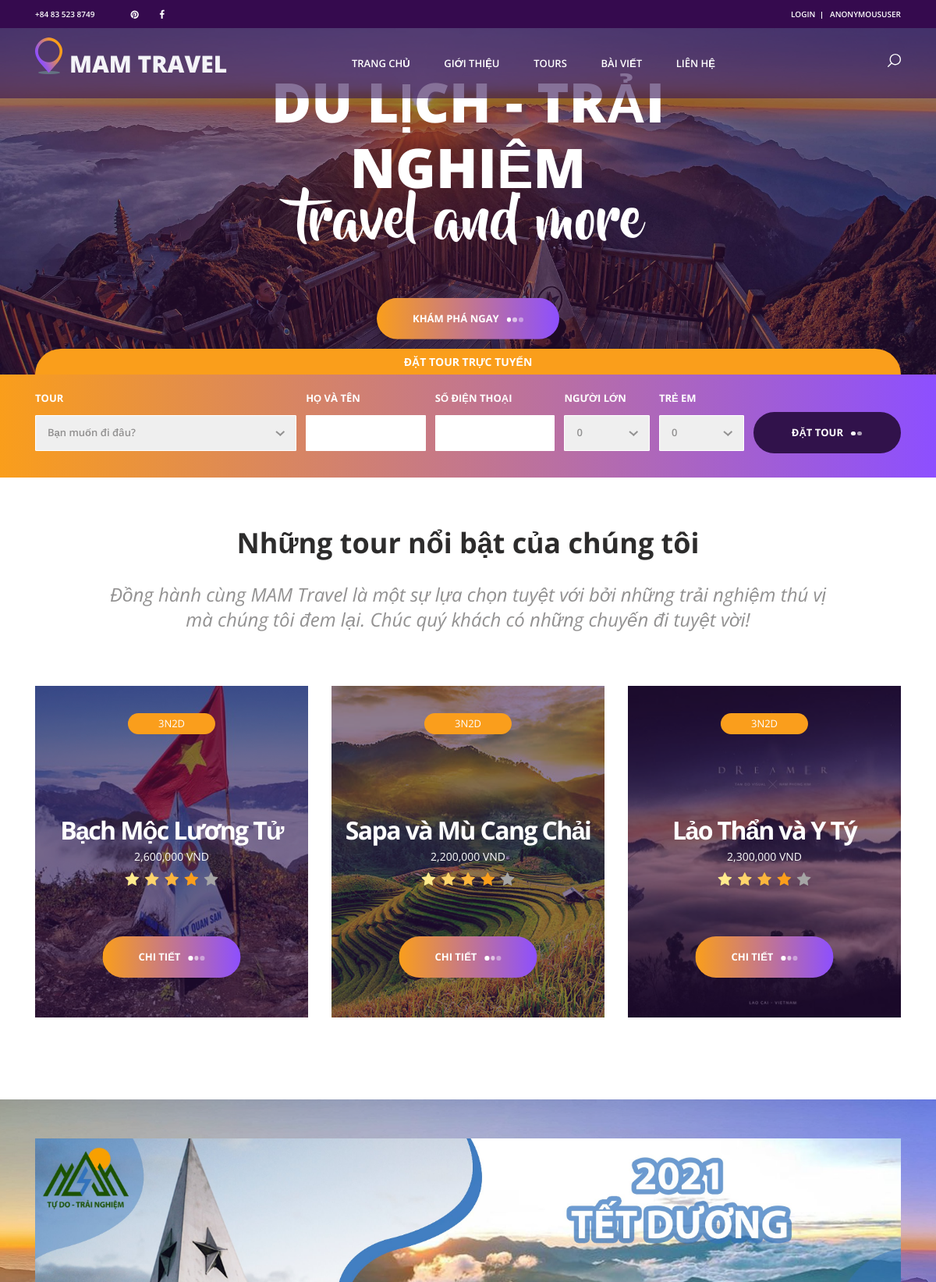
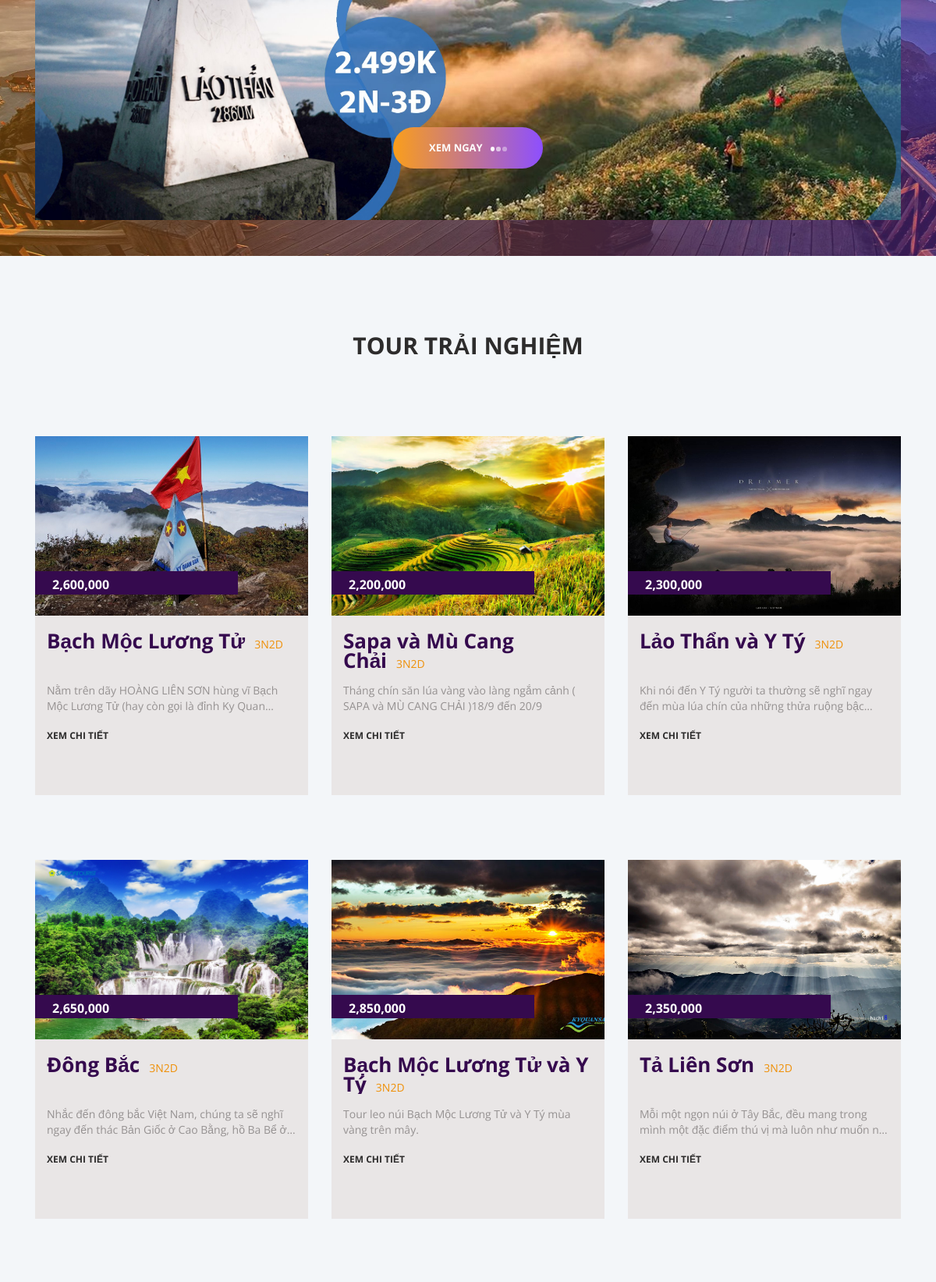
The page / (upper part) on the database its author committed (2 pictures, top to bottom).
### offers/models.py (models this page shows, shortened)
class Tours(models.Model):
    title = models.CharField(max_length=250)
    price = models.CharField(max_length=50)
    image = models.ImageField()
    description = models.TextField(max_length=1000)
    content = models.TextField()
    trip_duration = models.CharField(max_length=10, default="3N2D")
    rating = models.CharField(max_length=3, default="7.0")
    review_title = models.CharField(max_length=10, default="good")
    review_number = models.CharField(max_length=5, default="10")

### home/models.py (models this page shows, shortened)
class Special(models.Model):
    image = models.ImageField()
    tours = models.ForeignKey(Tours, default=None, on_delete=models.CASCADE)

### home/views.py (the view)
# urls.py: path('', views.index, name='home'),
def index(request):
    tourList = Tours.objects.all()
    special = Special.objects.all()
    blogList = Blog.objects.all()
    paginator = Paginator(tourList, 9)
    page_number = request.GET.get('page')
    page_tour = paginator.get_page(page_number)
    context = {'tourList':tourList,
                'special':special,
                'blogList':blogList,
                'page_tour':page_tour,
                 }
    return render(request, 'home/index.html', context)

### home/templates/home/index.html (shortened to what this page needs)
{% extends 'home/base.html' %}
{% load static %}
{% block head %}
<link rel="stylesheet" type="text/css" href="{% static 'styles/bootstrap4/bootstrap.min.css' %}">
<link href="{% static 'plugins/font-awesome-4.7.0/css/font-awesome.min.css' %}" rel="stylesheet" type="text/css">
<link rel="stylesheet" type="text/css" href="{% static 'plugins/OwlCarousel2-2.2.1/owl.carousel.css' %}">
<link rel="stylesheet" type="text/css" href="{% static 'plugins/OwlCarousel2-2.2.1/owl.theme.default.css' %}">
<link rel="stylesheet" type="text/css" href="{% static 'plugins/OwlCarousel2-2.2.1/animate.css' %}">
<link rel="stylesheet" type="text/css" href="{% static 'styles/main_styles.css' %}">
<link rel="stylesheet" type="text/css" href="{% static 'styles/responsive.css' %}">
{% endblock %}
    {% block content %}
	<div class="home">
		<div class="home_slider_container">
			<div class="owl-carousel owl-theme home_slider">
				<div class="owl-item home_slider_item">
					<div class="home_slider_background" style="background-image:url(static/images/home_slider_03.jpg)"></div>
					<div class="home_slider_content text-center">
						<div class="home_slider_content_inner" data-animation-in="flipInX" data-animation-out="animate-out fadeOut">
							<h1>Du lịch - trải nghiệm</h1>
							<h1>travel and more</h1>
							<div class="button home_slider_button"><div class="button_bcg"></div><a href="{% url 'offers:offers' %}">khám phá ngay<span></span><span></span><span></span></a></div>
						</div>
					</div>
				</div>
			</div>
		</div>
	</div>
	<div class="search">
		<div class="container fill_height">
			<div class="row fill_height">
				<div class="col fill_height">
					<div class="search_tabs_container">
						<div class="search_tabs d-flex flex-lg-row flex-column align-items-lg-center align-items-start justify-content-lg-between justify-content-start">
							<div class="search_tab active d-flex flex-row align-items-center justify-content-lg-center justify-content-start"><span>Đặt tour trực tuyến</span></div>
						</div>
					</div>
					<div class="search_panel active">
						<form action="{% url 'offers:getDeal' %}" method="POST" id="search_form_1" class="search_panel_content d-flex flex-lg-row flex-column align-items-lg-center align-items-start justify-content-lg-between justify-content-start">
							<div class="search_item">
								<div>Tour</div>
								<select name="tour" required_id="id_tour" class="dropdown_item_select search_input" placeholder="" required="required">
									<option hidden disabled selected value> Bạn muốn đi đâu? </option>
								</select>
							</div>
							<div class="search_item">
								<div>Họ và tên</div>
								<input type="text" name="name" maxlength="50" required_id="id_name" class="destination search_input" placeholder="">
							</div>
							<div class="search_item">
								<div>Số điện thoại</div>
								<input type="text" name="phone_number" maxlength="15" required_id="id_phone_number" class="destination search_input" placeholder="">
							</div>
							<div class="search_item">
								<div>Người lớn</div>
								<select name="adult" required_id="id_adult" id="adults_2" class="dropdown_item_select search_input">
									<option>0</option>
								</select>
							</div>
							<div class="search_item">
								<div>Trẻ em</div>
								<select name="children" required_id="id_children" id="adults_2" class="dropdown_item_select search_input">
									<option>0</option>
								</select>
							</div>
							<button class="button search_button">Đặt tour<span></span><span></span></button>
						</form>
					</div>
				</div>
			</div>
		</div>
	</div>
	<div class="intro">
		<div class="container">
			<div class="row">
				<div class="col">
					<h2 class="intro_title text-center">Những tour nổi bật của chúng tôi</h2>
				</div>
			</div>
			<div class="row">
				<div class="col-lg-10 offset-lg-1">
					<div class="intro_text text-center">
						<p>Đồng hành cùng MAM Travel là một sự lựa chọn tuyệt với bởi những trải nghiệm thú vị mà chúng tôi đem lại. Chúc quý khách có những chuyến đi tuyệt vời!</p>
					</div>
				</div>
			</div>
			<div class="row intro_items">
				{% for item in tourList %}
				{% if item.review_title == "very good" %}
				<div class="col-lg-4 intro_col">
					<div class="intro_item">
						<div class="intro_item_overlay"></div>
						<div class="intro_item_background" style="background-image:url('{{MEDIA_URL}}{{item.image.url}}')"></div>
						<div class="intro_item_content d-flex flex-column align-items-center justify-content-center">
							<div class="intro_date">{{item.trip_duration}}</div>
							<div class="button intro_button"><div class="button_bcg"></div><a href="{% url 'offers:offersDetail' item.id %}">Chi tiết<span></span><span></span><span></span></a></div>
							<div class="intro_center text-center">
								<h3>{{item.title}}</h3>
								<div class="intro_price">{{item.price}} VND</div>
								<div class="rating rating_4">
									<i class="fa fa-star"></i>
									<i class="fa fa-star"></i>
									<i class="fa fa-star"></i>
									<i class="fa fa-star"></i>
									<i class="fa fa-star"></i>
								</div>
							</div>
						</div>
					</div>
				</div>
				{% endif %}
				{% endfor %}
			</div>
		</div>
	</div>
	<div class="cta">
		<div class="container">
			<div class="row">
				<div class="col">
					<div class="cta_slider_container" >
						<div class="owl-carousel owl-theme cta_slider">
							{% for item in special %}
							<div class="owl-item cta_item text-center" style="background-image:url('{{MEDIA_URL}}{{item.image.url}}')" >
								<div class="button cta_button"><div class="button_bcg"></div><a href="{% url 'offers:offersDetail' item.tours.id %}">Xem ngay<span></span><span></span><span></span></a></div>
							</div>
							{% endfor %}
						</div>
						<div class="cta_slider_nav cta_slider_prev">
						</div>
						<div class="cta_slider_nav cta_slider_next">
						</div>
					</div>
				</div>
			</div>
		</div>
	</div>
	<div class="offers">
		<div class="container">
			<div class="row">
				<div class="col text-center">
					<h2 class="section_title">Tour trải nghiệm</h2>
				</div>
			</div>
			<div class="row offers_items">
				{% for item in page_tour %}
				<a href="{% url 'offers:offersDetail' item.id %}">
					<div class="col-lg-4 offers_col">
						<div class="offers_item">
								<div class="row">
									<div class="col-lg">
										<div class="offers_image_container">
											<div class="offers_image_background" style="background-image:url('{{MEDIA_URL}}{{item.image.url}}')"></div>
											<div class="offer_name"><a href="{% url 'offers:offersDetail' item.id %}">{{item.price}}</a></div>
										</div>
									</div>
								</div>
								<div class="row">
									<div class="col-lg offers_content">
										<div class="col-lg offers_price">{{item.title}}<span>{{item.trip_duration}}</span></div>
										<div class="col-lg">
											<p class="offers_text">{{item.description}}</p>
										</div>
										<div class="col-lg offers_link"><a href="{% url 'offers:offersDetail' item.id %}">Xem chi tiết</a></div>
									</div>
								</div>
						</div>
					</div>
				</a>
				{% endfor %}
			</div>
		</div>
	</div>
	{% endblock %}

### home/templates/home/base.html (shortened to what this page needs)
{% load static %}
{% load socialaccount %}
<!DOCTYPE html>
<html lang="en">
<head>
<link rel="stylesheet" type="text/css" href="{% static 'styles/auth_styles.css' %}">
{% block head %}
{% endblock %}
</head>
<body>
<div class="super_container">
	<header class="header">
		<div class="top_bar">
			<div class="container">
				<div class="row">
					<div class="col d-flex flex-row">
						<div class="phone">+84 83 523 8749</div>
						<div class="social">
							<ul class="social_list">
								<li class="social_list_item"><a href="https://www.pinterest.com/search/pins/?q=travel%20vietnam&rs=typed&term_meta[]=travel%7Ctyped&term_meta[]=vietnam%7Ctyped"><i class="fa fa-pinterest" aria-hidden="true"></i></a></li>
								<li class="social_list_item"><a href="https://www.facebook.com/mamdulich"><i class="fa fa-facebook" aria-hidden="true"></i></a></li>
							</ul>
						</div>
						<div class="user_box ml-auto">
							<div class="user_box_login user_box_link"><a href="{% provider_login_url 'google' %}">login	</a></div>
							<div class="user_box_register user_box_link"><a href="#">{{user}}</a></div>
						</div>
					</div>
				</div>
			</div>
		</div>
		<nav class="main_nav">
			<div class="container">
				<div class="row">
					<div class="col main_nav_col d-flex flex-row align-items-center justify-content-start">
						<div class="logo_container">
							<div class="logo"><a href="{% url 'home:home' %}"><img src="{% static 'images/logo.png' %}" alt="">MAM Travel</a></div>
						</div>
						<div class="main_nav_container ml-auto">
							<ul class="main_nav_list">
								<li class="main_nav_item"><a href="{% url 'home:home' %}">TRANG CHỦ</a></li>
								<li class="main_nav_item"><a href="{% url 'about:about' %}">GIỚI THIỆU</a></li>
								<li class="main_nav_item"><a href="{% url 'offers:offers' %}">TOURS</a></li>
								<li class="main_nav_item"><a href="{% url 'blog:blog' %}">BÀI VIẾT</a></li>
								<li class="main_nav_item"><a href="{% url 'contact:contact' %}">LIÊN HỆ</a></li>
							</ul>
						</div>
						<div class="content_search ml-lg-0 ml-auto">
						</div>
					</div>
				</div>
			</div>
		</nav>
	</header>
    {% block content %}
	{% endblock %}
</div>
</body>
</html>

### static/styles/responsive.css (style rules this page uses)
@media only screen and (max-width: 1280px) { .cta_slider_prev { left: 15px; } }
@media only screen and (max-width: 1280px) { .cta_slider_next { right: 15px; } }

### rows shown on the page
Tours: image (picture), trip_duration "3N2D", title "Bạch Mộc Lương Tử", price "2,600,000", description "Nằm trên dãy HOÀNG LIÊN SƠN hùng vĩ Bạch Mộc Lương Tử (hay còn gọi là đỉnh Ky…"
Tours: image (picture), trip_duration "3N2D", title "Sapa và Mù Cang Chải", price "2,200,000", description "Tháng chín săn lúa vàng vào làng ngắm cảnh ( SAPA và MÙ CANG CHẢI )18/9 đến 20/9"
Tours: image (picture), trip_duration "3N2D", title "Lảo Thẩn và Y Tý", price "2,300,000", description "Khi nói đến Y Tý người ta thường sẽ nghĩ ngay đến mùa lúa chín của những thửa ruộng…"
Special: image (picture)
Tours: image (picture), price "2,650,000", title "Đông Bắc", trip_duration "3N2D", description "Nhắc đến đông bắc Việt Nam, chúng ta sẽ nghĩ ngay đến thác Bản Giốc ở Cao Bằng, hồ Ba Bể…"
Tours: image (picture), price "2,850,000", title "Bạch Mộc Lương Tử và Y Tý", trip_duration "3N2D", description "Tour leo núi Bạch Mộc Lương Tử và Y Tý mùa vàng trên mây."
Tours: image (picture), price "2,350,000", title "Tả Liên Sơn", trip_duration "3N2D", description "Mỗi một ngọn núi ở Tây Bắc, đều mang trong mình một đặc điểm thú vị mà luôn như muốn…"

### other values the page prints
{{ user }} "ANONYMOUSUSER"
